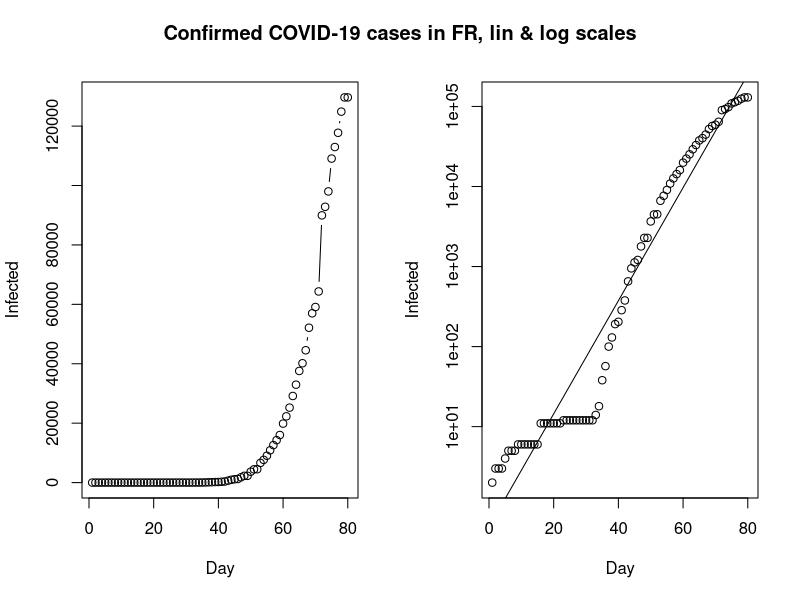

The R source for this figure: (Note: this script raises an error after producing the figure.)
## source: https://github.com/bbolker/bbmisc/blob/master/peak_I_simple.rmd
# https://tinu.shinyapps.io/Flatten_the_Curve/
# https://staff.math.su.se/hoehle/blog/2020/03/16/flatteningthecurve.html


install.packages("tidyverse")
library(tidyverse)

install.packages("pillar")
library(pillar)

install.packages("tidyr")
library(tidyr)

install.packages("tidyverse")
library(tidyverse)

install.packages("dplyr")
library(dplyr)

install.packages("magrittr")
library(dplyr)

install.packages("purrr")
library(purrr)

install.packages("ggplot2")
library(ggplot2); theme_set(theme_minimal(base_size=16))

######################################################################
# sources: https://raw.githubusercontent.com/hoehleatsu/hoehleatsu.github.io/master/_source/2020-03-16-flatteningthecurve.Rmd
# Function to compute the derivative of the ODE system
#
#  t - time
#  y - current state vector of the ODE at time t
#  parms - Parameter vector used by the ODE system
#
# Returns:
#  list with one component being a vector of length two containing
#  dS(t)/dt and dI(t)/dt
######################################################################


# SW #Note. we start the count for our sir model as of 2/26/2020 when cases>1
# Infected <- c(2,7,7,12,14,15,21,35,94,101,161,203,248,355,500,599,814,961,1022,1103,1190,1279,1439,1639,1763,1934,2046,2286,2526,2840,3069,3447,3700,4028,4435,4947,5568,6131,6443,6830,7206,7693,8419,9141,9685,10151,10151)

# FR # we start the count for our sir model as of 1/24/2020 when cases>1
Infected <- c(2,3,3,3,4,5,5,5,6,6,6,6,6,6,6,11,11,11,11,11,11,11,12,12,12,12,12,12,12,12,12,12,14,18,38,57,100,130,191,204,285,377,653,949,1126,1209,1784,2281,2281,3661,4469,4499,6633,7652,9043,10871,12612,14282,16018,19856,22304,25233,29155,32964,37575,40174,44550,52128,56989,59105,64338,89953,92839,98010,109069,112950,117749,124869,129654,129654)

# US
# Infected <- c(1,1,2,2,5,5,5,5,5,7,8,8,11,11,11,11,11,11,11,11,12,12,13,13,13,13,13,13,13,13,15,15,15,51,51,57,58,60,68,74,98,118,149,217,262,402,518,583,959,1281,1663,2179,2727,3499,4632,6421,7783,13747,19273,25600,33276,43847,53740,65778,83836,101657,121465,140909,161831,188172,213372,243762,275586,308853,337072,366667,396223,429052,461437,496535,526396,526396)

# BE
# Infected <- c(0,0,0,0,0,0,0,0,0,0,0,0,0,1,1,1,1,1,1,1,1,1,1,1,1,1,1,1,1,1,1,1,1,1,1,1,1,1,1,2,8,13,23,50,109,169,200,239,267,314,314,559,689,886,1058,1243,1486,1795,2257,2815,3401,3743,4269,4937,6235,7284,9134,10836,11899,12775,13964,15348,16770,18431,19691,20814,22194,23403,24983,26667,28018,28018)

# RW
#Infected <- c(0,0,0,0,0,0,0,0,0,0,0,0,0,0,0,0,0,0,0,0,0,0,0,0,0,0,0,0,0,0,0,0,0,0,0,0,0,0,0,0,0,0,0,0,0,0,0,0,0,0,0,0,1,1,5,7,8,8,17,17,19,36,40,41,50,54,60,70,70,75,82,84,89,102,104,105,105,110,110,118,120,120)

Day <- 1:(length(Infected)) # length of the infection period

# Population size: 1e6 (1 milliion) or 1e7 (10 millions)
#N <- 1e6 OR, better, actual countries' population

#N <- 66000000 # pupulation of the UK
#N <- 10230000 # pupulation of the SW
N <- 66990000 # pupulation of the FR
#N <- 32820000 # pupulation of the US
#N <- 11460000 # pupulation of the BE
#N <- 12210000 # pupulation of the RW

# Plot coutnry's confirmed cases
old <- par(mfrow = c(1, 2))
#plot(Day, Infected, type ="b") # bubbles
plot(Day, Infected, type ="b")
plot(Day, Infected, log = "y") # type b by default
abline(lm(log10(Infected) ~ Day))
title("Confirmed COVID-19 cases in FR, lin & log scales", outer = TRUE, line = -2)


## Let's extrapolate to maybe 90 days, via epidemiologic modeling
SIR <- function(time, state, parameters) {
  par <- as.list(c(state, parameters))
  with(par, {
    dS <- -beta/N * I * S
    dI <- beta/N * I * S - gamma * I
    dR <- gamma * I
    list(c(dS, dI, dR))
  })
}

# OR (for the rrk4 method)
sir <- function(t, y, parms) {
  beta <- parms[1]
  gamma <- parms[2]
  S <- y[1]
  I <- y[2]
  R <- y[3]
  return(list(c(S = -beta * S * I, I = beta * S * I - gamma * I, R = gamma * I)))
}

init <- c(S = N-Infected[1], I = Infected[1], R = 0)
RSS <- function(parameters) {
  names(parameters) <- c("beta", "gamma")
  out <- ode(y = init, times = Day, func = SIR, parms = parameters)
  fit <- out[ , 3]
  sum((Infected - fit)^2)
}

# general optimazion nethod based on Nelder-Mead
# https://en.wikipedia.org/wiki/Nelder%E2%80%93Mead_method
Opt <- optim(c(0.5, 0.5), RSS, method = "L-BFGS-B", lower = c(0, 0), upper = c(1, 1)) # optimize with some sensible conditions
Opt$message
## [1] "CONVERGENCE: NORM OF PROJECTED GRADIENT <= PGTOL"

Opt_par <- setNames(Opt$par, c("beta", "gamma"))
print(Opt_par)
#beta     gamma 
#1.0000000 0.8439871 

#R0 <- Opt_par["beta"]/Opt_par["gamma"] # R0/N
#print(R0)
# 1

## Either we use these params, OR let's choose, instead, the following values for gamma, beta and RO (based on studies)
# Rate at which person stays in the infectious compartment (disease specific and tracing specific)
# γ=0.2 corresponding here to an average length of the infective period of 5 days.
gamma <- 1/5 

# Infectious contact rate - beta = R0/N*gamma and when R0 \approx 2.25 then  2.25/N*gamma i.e
# a contact rate of β=0.00000004 means that the contact rate with a given individual is 0.0000004 contacts per day.
beta <- 4e-08 

# R0 for the beta and gamma values
# Altogether, this leads to an R0 of 2.25, which roughly corresponds to the R0 of SARS-CoV-2
R0 = 2.25
#R0 <- beta*N/gamma

# So Opt_par becomes
Opt_par["beta"] = 4e-08
Opt_par["gamma"] = 0.5

# Grid where to evaluate
max_time <- 150 # here predictions up to 150 days, i.e + (length(Day)-max_time) beyond length(Day)
times <- seq(0, max_time, by=0.01)

# time in days, prediction to up to 90 days (highly unlikely fact will confirm the hypothesis though)
#fit <- data.frame(ode(y = init, times = t, func = SIR, parms = Opt_par))
fit <- data.frame(ode(y = init, times = times, func = SIR, parms = Opt_par))
col <- 1:3 # colour
print(fit)

#sink('fit_FR_14042020.txt'); fit; sink()
#write.csv(fit, "fit_FR_12042020.csv")


# Plot infection curve
matplot(fit$time, fit[ , 2:4], type = "l", xlab = "Day", ylab = "Number of subjects", lwd = 2, lty = 1, col = col)
matplot(fit$time, fit[ , 2:4], type = "l", xlab = "Day", ylab = "Number of subjects", lwd = 2, lty = 1, col = col, log = "y")

points(Day, Infected)
legend("bottomright", c("Susceptibles", "Infecteds", "Recovereds"), lty = 1, lwd = 1, col = col, inset = 0.05)
title("Predicted 2019-nCoV in FR (worst case), SIR", outer = TRUE, line = -2)



## We can now solve the ODE system using the above parameters and an initial number of infectious of, say, 10:
# Load package to numerically solve ODEs
library(deSolve)

# Solve ODE system using Runge-Kutta numerical method.
# ode_solution <- rk4(y = c(N - 10, 10), times = times, func = sir, parms = c(beta, gamma)) %>%
ode_solution <- ode(y = init, times = times, func = SIR, parms = Opt_par) %>%
  as.data.frame() %>%
  setNames(c("t", "S", "I", "R")) %>%
  mutate(beta = beta, gama = gamma, R0 = N * beta / gamma, s = S / N, i = I / N, type = "without_intervention")

ode_solution_daily <- ode_solution %>%
  filter(t %in% seq(0, max_time, by = 1)) %>%
  mutate(C = if_else(row_number() == 1, 0, lag(S) - S), c = C / N)


## The epidemic curve of new infections per day is shown below:
df_plot <- ode_solution_daily %>% select(t, c) %>% 
  pivot_longer(-t, names_to= "Quantity", values_to = "Proportion") 
ggplot(df_plot, aes(x=t, y=Proportion)) + geom_col() + 
  xlab("Time(d)") + ylab("Daily new cases (%FR pop.)") + scale_y_continuous(labels=scales::percent)


# Function to compute the final size.
s_inf <- function(R0) {
  
  f_target <- function(x) { x - exp(-R0*(1-x)) }
  
  result <- uniroot(f_target, lower=1e-12, upper=1-1e-12)$root
  
  return(result)
}

# Final proportion of infected.
1 - s_inf(R0)
#[1] 0.8534382

## We can use the above equation to verify that the larger $R_0$, the larger is the final size of the outbreak:
R0_grid <- c(1.25, 1.5, 1.75,2, 2.25, 2.5, 3)
map_dbl( R0_grid, ~ 1-s_inf(.x)) %>% setNames(R0_grid) %>% scales::percent(accuracy=1)
#  1.25   1.5  1.75     2  2.25   2.5     3 
# "37%" "58%" "71%" "80%" "85%" "89%" "94%"
